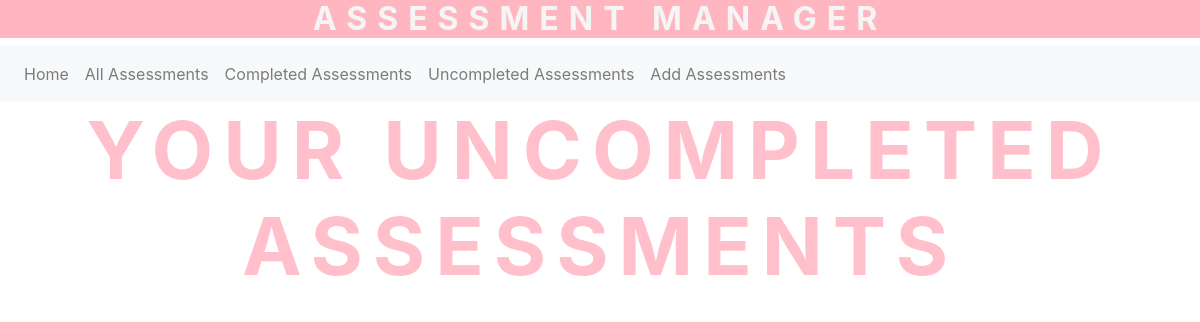
The page /uncompleted on the database as committed earlier.
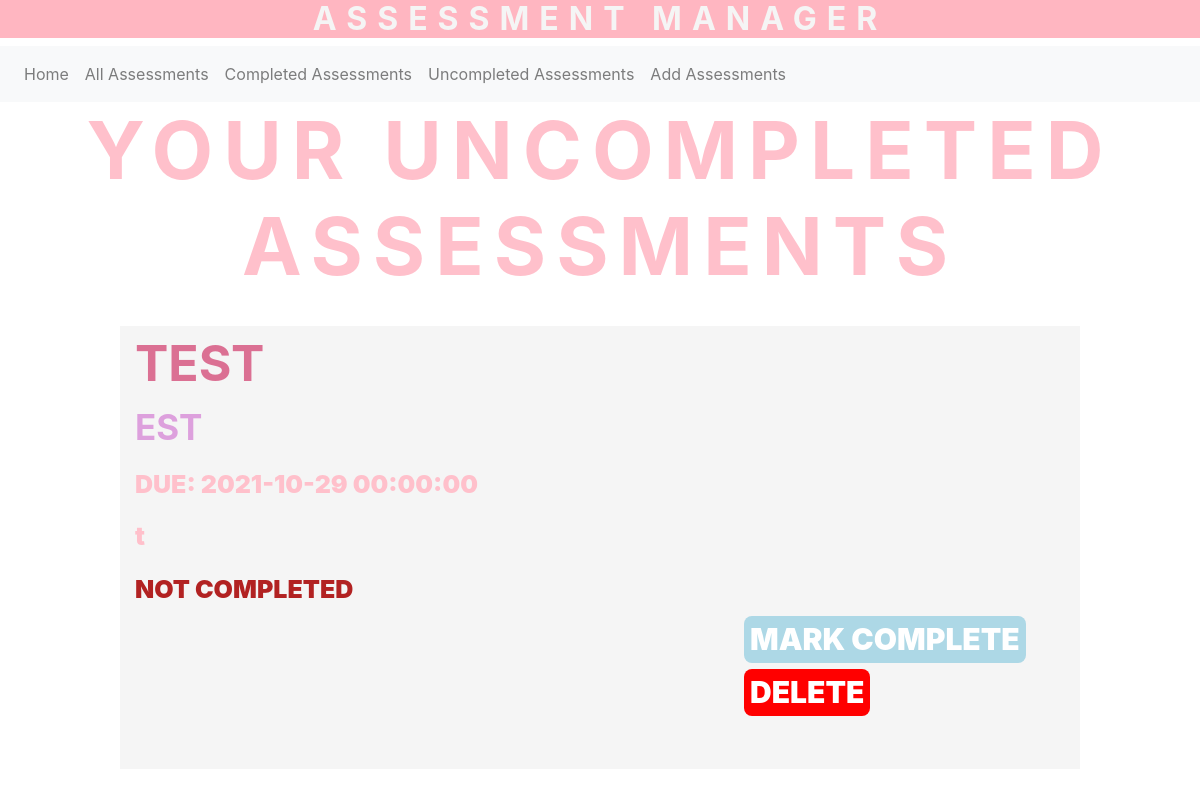
The same page on the database as committed later.
### app/models.py (models this page shows)
class Assessment(db.Model):
    name = db.Column(db.String(20), primary_key = True)
    module = db.Column(db.String(20), index = True)
    date = db.Column(db.DateTime)
    description = db.Column(db.String(500), index = True)
    completed = db.Column(db.Boolean)

### app/views.py (the view, shortened to what this page needs)
@app.route('/uncompleted')
def uncompleted():
        database = models.Assessment.query.filter_by(completed = False).all()
        testname = request.form.get('assessmentName')
        delete = request.form.get('delete')
        complete = request.form.get('complete')
        return render_template("banner_templates/uncompleted.html", database = database)

### app/templates/banner_templates/uncompleted.html (shortened to what this page needs)
<!DOCTYPE html>
<html>
  <head>
    <link rel="stylesheet" href="https://stackpath.bootstrapcdn.com/bootstrap/4.2.1/css/bootstrap.min.css">
  </head>
  <div>
      <h2>ASSESSMENT MANAGER</h2>
    </div>
  <body>
   <nav class="navbar navbar-expand-sm navbar-light bg-light">
      <div class="collapse navbar-collapse" id="navbarSupportedContent">
        <ul class="navbar-nav mr-auto">
          <li class="nav-item"><a class="nav-link" href="/">Home <span class="sr-only">(current)</span></a></li>
          <li class="nav-item"><a class="nav-link" href="/all">All Assessments</a></li>
          <li class="nav-item"><a class="nav-link" href="/completed">Completed Assessments</a></li>
          <li class="nav-item"><a class="nav-link" href="/uncompleted">Uncompleted Assessments</a></li>
          <li class="nav-item"><a class="nav-link" href="/add">Add Assessments</a></li>
        </ul>
      </div>
    </nav>
    <div id=cent>
      <h3>
        YOUR UNCOMPLETED ASSESSMENTS
      </h3>
    </div>
    <br style = "margin: 20px;">
    <div>
        {% for p in database %}
          <div  class= "box">
            <h7>{{ p.name }}</h7> <br style = "margin: 0px;">
            <h7 style = "color: plum; font-size: 35px;">{{ p.module }}</h8> <br style = "margin: 0px;">
            <h8>Due: {{ p.date }}</h8> <br style = "margin: 0px;">
            <h8 style="text-transform:none;">{{ p.description }}</h8> <br style = "margin: 0px;">
            {% if p.completed == True %}
            <h8 style="color:rgb(23, 201, 112); text-transform:uppercase;">Completed</h8>
            {% else %}
            <h8 style="color:firebrick; text-transform: uppercase;">Not completed</h8>
            {% endif %}
            <br style = "margin: 0px;">
              <div style = "margin-left: 65%; margin-right: 5%">
                  <form action ="{{ url_for('all') }}" method="post">
                    {% if p.completed == False %}
                    <input type = "submit" class = "button" name = "complete" value = "MARK COMPLETE">
                {% endif %}
                      <input type = "submit" style="background-color: red;" class = "button" name = "delete" value = "DELETE">
                  </form>
              </div>
            <br style = "margin: 20px;">
          </div>
        {% endfor %}
    </div>
  </body>
</html>

Rows that differ between the two databases and show on the page:
added Assessment: name "TEST", module "EST", date "2021-10-29 00:00:00", description "t", completed "NOT COMPLETED"
